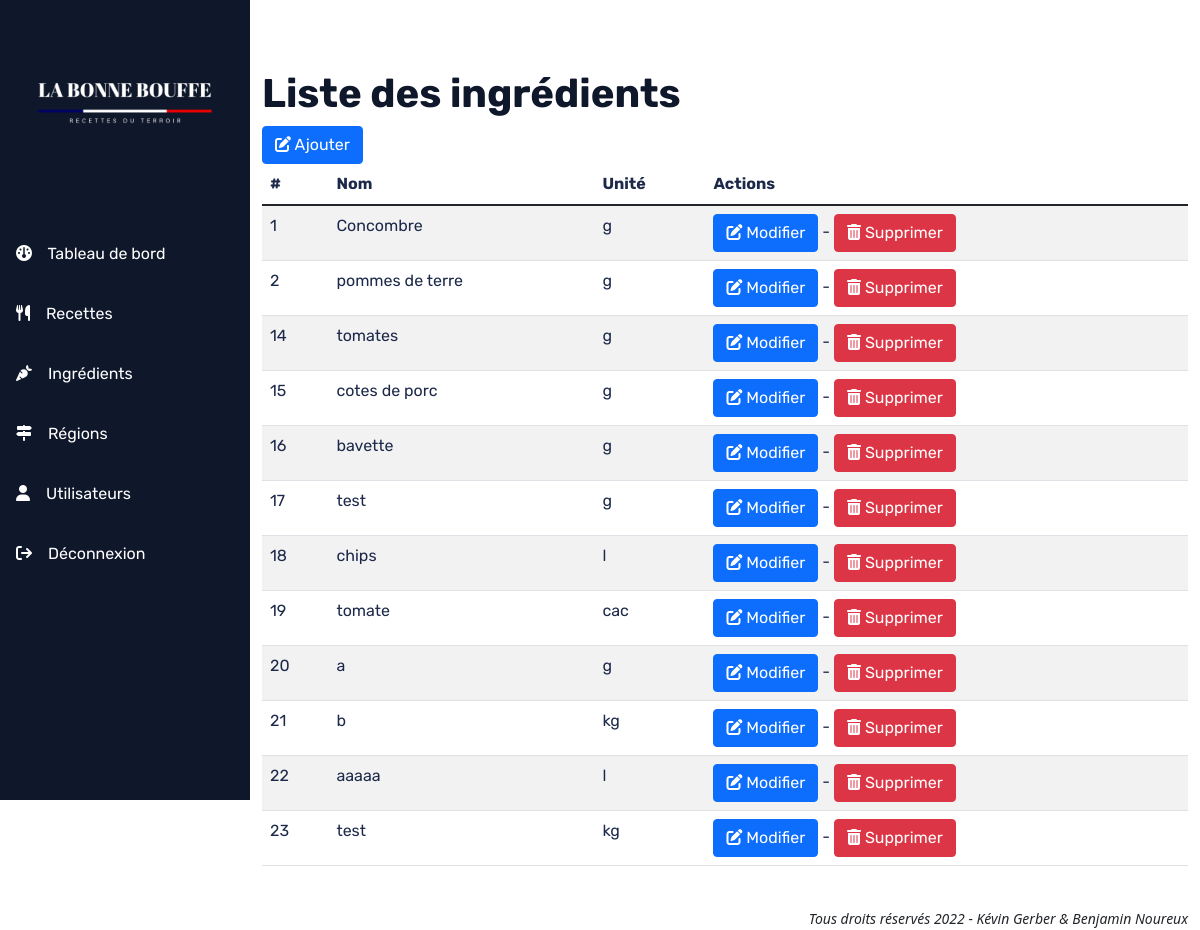
The page /index.php?p=ingredient (signed in) on the database as committed earlier.
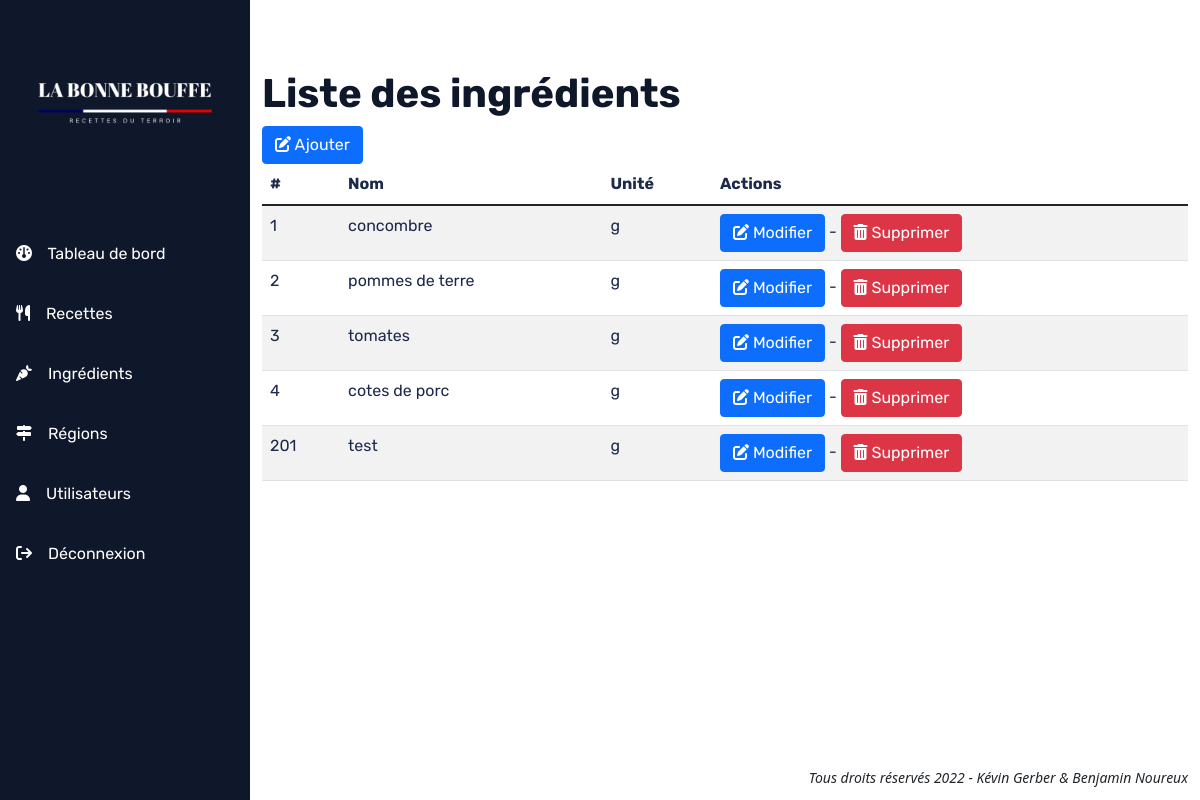
The same page on the database as committed later.
### tables this page shows
CREATE TABLE `Ingredient` (
  `id` int NOT NULL,
  `nom` varchar(50) NOT NULL,
  `uniteMesure` enum('g','kg','cl','l','cac','cas','pincée') NOT NULL
);

### src/controller/IngredientController.php (called while the page is built, shortened)
<?php
class IngredientController
{
    private static string $tableName = 'Ingredient';
    public static function index(): void
    {
        $manager = new IngredientManager();
        $ingredients = $manager->getAll(IngredientController::$tableName);
        require_once './src/view/ingredients/liste-ingredients.php';
    }
}

### src/model/manager/EntityManager.php (called while the page is built, shortened)
<?php
require_once './src/model/entity/Ingredient.php';
class EntityManager
{
    public function getAll(string $entityName)
    {
        $entities = [];
        $bdd = DbManager::DBConnect();
        $sql = 'SELECT * FROM ' . htmlentities($entityName);
        $requete = $bdd->query($sql);
        $requete->setFetchMode(PDO::FETCH_CLASS, $entityName);
        while ($entity = $requete->fetch()) {
            $entities[] = $entity;
        }
        return $entities;
    }
}

### src/model/entity/Ingredient.php (called while the page is built, shortened)
<?php
class Ingredient extends Entity
{
    protected int $id;
    protected string $nom;
    protected string $uniteMesure;
    public function getId(): int
    {
        return $this->id;
    }
    public function getNom(): string
    {
        return $this->nom;
    }
    public function getUniteMesure(): string
    {
        return $this->uniteMesure;
    }
}

### src/view/ingredients/liste-ingredients.php (the view, shortened to what this page needs)
<main>
    <div class="container-fluid">
        <div class="row">
            <div class="col">
                <h1>Liste des ingrédients</h1>
                <a class="btn btn-primary" href='./index.php?p=ingredient&action=add'><i class="fa-solid fa-pen-to-square"></i> Ajouter</a>
                <table class="table table-striped">
                    <thead>
                    <th scope="col">#</th>
                    <th scope="col">Nom</th>
                    <th scope="col">Unité</th>
                    <th scope="col">Actions</th>
                    </thead>
                    <tbody>
                    <?php
                    foreach ($ingredients as $ingredient): ?>
                        <tr>
                            <td><?= $ingredient->getId(); ?></td>
                            <td><?= $ingredient->getNom(); ?></td>
                            <td><?= $ingredient->getUniteMesure(); ?></td>
                            <td><a class="btn btn-primary" href='./index.php?p=ingredient&action=edit&id=<?= $ingredient->getId(); ?>'><i class="fa-solid fa-pen-to-square"></i> Modifier</a> - <a class="btn btn-danger" href="./index.php?p=ingredient&action=delete&id=<?=$ingredient->getId()?>"><i class="fa-solid fa-trash-can"></i> Supprimer</a></td>
                        </tr>
                    <?php endforeach; ?>
                    </tbody>
                </table>
            </div>
        </div>
    </div>
</main>

### src/view/general/header.php (shortened to what this page needs)
<!doctype html>
<html lang="fr">
<head>
    <link href="https://cdn.jsdelivr.net/npm/bootstrap@5.1.3/dist/css/bootstrap.min.css" rel="stylesheet"
>
    <link href="./public/css/style.css" rel="stylesheet">
</head>
<body>

### src/view/general/menu.php (shortened to what this page needs)
<aside>
    <img src="./public/img/logo-light.png">
    <ul class="nav flex-column mt-4">
        <li class="nav-item">
            <a class="nav-link" href="./index.php">
                <i class="fa-solid fa-gauge"></i>
                Tableau de bord
            </a>
        </li>
        <li class="nav-item">
            <a class="nav-link" href="./index.php?p=recette">
                <i class="fa-solid fa-utensils"></i>
                    Recettes
            </a>
        </li>
        <li class="nav-item">
            <a class="nav-link" href="./index.php?p=ingredient">
                <i class="fa-solid fa-carrot"></i>
                Ingrédients
            </a>
        </li>
        <li class="nav-item">
            <a class="nav-link" href="./index.php?p=region">
                <i class="fa-solid fa-signs-post"></i>
                Régions
            </a>
        </li>
        <li class="nav-item">
            <a class="nav-link" href="./index.php?p=utilisateur">
                <i class="fa-solid fa-user"></i>
                Utilisateurs
            </a>
        </li>
        <li class="nav-item">
            <a class="nav-link" href="./login.php?disconnect=true">
                <i class="fa-solid fa-arrow-right-from-bracket"></i>
                Déconnexion
            </a>
        </li>
    </ul>
</aside>

### index.php (shortened to what this page needs)
<?php
require_once './src/view/general/header.php';
require_once './src/view/general/menu.php';
$page = '';
if (isset($_GET['p'])) {
    $page = htmlentities($_GET['p']);
}
$action = '';
switch ($page) {
    case 'ingredient':
        require_once './src/controller/IngredientController.php';
        switch ($action) {
            default:
                IngredientController::index();
                break;
        }
        break;
}
require_once('./src/view/general/footer.php');

### src/view/general/footer.php (shortened to what this page needs)
<footer>
    <div class="container">
        <div class="row">
            <div class="col mt-4">
                <em><small>Tous droits réservés 2022 - Kévin Gerber & Benjamin Noureux</small></em>
            </div>
        </div>
    </div>
</footer>
</body>
</html>

### public/css/style.css (style rules this page uses)
:root { --bg-dark: #0f172a; --title-dark: #0f172a; --text-light: #fefefe; --text-dark: #1C294A; }
body { display: grid; grid-template: "menu content" "menu content" "menu footer"; grid-template-columns: 250px 1fr; }
aside { position: sticky; top: 0; grid-area: menu; min-height: 100vh; max-height: 100vh; background: var(--bg-dark); }
main { grid-area: content; }
footer { grid-area: footer; }
h1, h2, h3, h4, h5, h6 { font-family: 'Rubik', 'sans-serif'; font-weight: bold; color: var(--title-dark); }
p, a, table, input, textarea, label { font-family: 'Rubik', 'sans-serif'; }
p, td, th, textarea, label, input[type='text'], input[type='email'], input[type='password'] { color: var(--text-dark) !important; }
aside .nav-link { color: var(--text-light) !important; }
main { padding-top: 70px; min-height: 90vh; }
aside img { display: block; max-width: 200px; height: auto; margin: auto; }
aside li { margin: 10px 0; }
aside li a i { margin-right: 12px; }
footer { text-align: right; }

Rows that differ between the two databases and show on the page:
removed ingredient: id "14", nom "tomates", uniteMesure "g"
removed ingredient: id "15", nom "cotes de porc", uniteMesure "g"
removed ingredient: id "16", nom "bavette", uniteMesure "g"
removed ingredient: id "17", nom "test", uniteMesure "g"
removed ingredient: id "18", nom "chips", uniteMesure "l"
removed ingredient: id "19", nom "tomate", uniteMesure "cac"
removed ingredient: id "20", nom "a", uniteMesure "g"
removed ingredient: id "21", nom "b", uniteMesure "kg"
removed ingredient: id "22", nom "aaaaa", uniteMesure "l"
removed ingredient: id "23", nom "test", uniteMesure "kg"
changed ingredient id 1: nom "Concombre" → "concombre"
added ingredient: id "3", nom "tomates", uniteMesure "g"
added ingredient: id "4", nom "cotes de porc", uniteMesure "g"
added ingredient: id "201", nom "test", uniteMesure "g"
